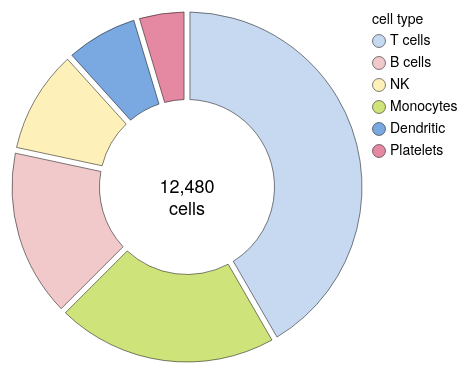

Here is the Vega-Lite specification saved for this chart:
### Vega-Lite specification from a JSON file in a GitHub repository (floating-point values rounded to 4 significant figures)
{"background": null, "config": {"arc": {"fill": "#DBDBDB", "fillOpacity": 1.0, "innerRadius": 43.75, "padAngle": 0.03, "stroke": "black", "strokeOpacity": 1, "strokeWidth": 0.25}, "area": {"fill": "#DBDBDB", "fillOpacity": 1.0, "stroke": "black", "strokeOpacity": 1, "strokeWidth": 0.25}, "axis": {"domain": true, "domainCap": "round", "domainColor": "black", "domainWidth": 0.25, "grid": false, "gridCap": "round", "gridColor": "#F1F1F1", "gridDash": [0, 0], "gridOpacity": 1.0, "gridWidth": 0.25, "labelColor": "black", "labelFont": "Helvetica Neue, HelveticaNeue, Helvetica, Arial, sans-serif", "labelFontSize": 7, "labelFontStyle": "normal", "labelFontWeight": 400, "offset": 4.5, "ticks": true, "tickCap": "round", "tickColor": "black", "tickRound": false, "tickSize": 3, "tickWidth": 0.25, "titleColor": "black", "titleFont": "Helvetica Neue, HelveticaNeue, Helvetica, Arial, sans-serif", "titleFontSize": 7, "titleFontStyle": "normal", "titleFontWeight": 400}, "axisX": {"domain": true, "labelAlign": "center", "labelAngle": 0, "labels": true, "ticks": true, "translate": 0}, "axisY": {"domain": true, "labelAlign": "right", "labelAngle": 0, "labels": true, "ticks": true, "translate": 0}, "axisRight": {"domain": true, "labelAlign": "left", "labelAngle": 0, "labels": true, "ticks": true, "translate": 0}, "axisTop": {"domain": true, "labelAlign": "center", "labelAngle": 0, "labels": true, "ticks": true, "translate": 0}, "axisBand": {"tickOffset": 0}, "bar": {"fill": "#DBDBDB", "fillOpacity": 1.0, "stroke": "black", "strokeOpacity": 1, "strokeWidth": 0.25}, "boxplot": {"size": 15.75, "ticks": {"cornerRadius": 0.25, "fill": "black", "opacity": 1, "size": 7.875, "thickness": 0.25}, "box": {"fillOpacity": 1.0, "stroke": "black", "strokeOpacity": 1, "strokeWidth": 0.25}, "median": {"cornerRadius": 0, "fill": "black", "fillOpacity": 1.0, "opacity": 1, "size": 15.75, "thickness": 0.25}, "rule": {"fill": "black", "fillOpacity": 1.0, "size": 17.5, "stroke": "black", "strokeDash": [0, 0], "strokeOpacity": 1, "strokeWidth": 0.25}, "outliers": {"color": "black", "fill": "black", "fillOpacity": 1.0, "size": 0, "stroke": "black", "strokeOpacity": 1, "strokeWidth": 0.25}}, "circle": {"fill": "black", "fillOpacity": 1.0, "size": 0.875, "stroke": null, "strokeOpacity": 1, "strokeWidth": 0.25}, "errorband": {"band": {"fillOpacity": 0.6, "stroke": null, "strokeWidth": 0.25, "strokeOpacity": 1}, "borders": {"opacity": 0, "strokeOpacity": 0.25, "strokeWidth": 1}}, "errorbar": {"opacity": 1, "rule": {"strokeDash": [0, 0], "strokeWidth": 0.25}, "ticks": {"color": "black", "cornerRadius": 0.125, "opacity": 1, "size": 10.5, "thickness": 0.25}, "thickness": 0.25}, "font": "Helvetica Neue, HelveticaNeue, Helvetica, Arial, sans-serif", "geoshape": {"fill": "#DBDBDB", "fillOpacity": 1.0, "stroke": "black", "strokeOpacity": 1, "strokeWidth": 0.25}, "header": {"labelColor": "black", "labelFont": "Helvetica Neue, HelveticaNeue, Helvetica, Arial, sans-serif", "labelFontSize": 7, "labelFontStyle": "normal", "labelFontWeight": 400, "titleColor": "black", "titleFont": "Helvetica Neue, HelveticaNeue, Helvetica, Arial, sans-serif", "titleFontSize": 7, "titleFontStyle": "normal", "titleFontWeight": 400, "titlePadding": 0}, "legend": {"disable": false, "offset": 4.5, "titlePadding": 4, "labelOffset": 2, "gradientLabelOffset": 2, "gradientLength": 87.5, "gradientThickness": 8.75, "gradientOpacity": 1.0, "gradientStrokeColor": "black", "gradientStrokeWidth": 0.25, "labelColor": "black", "labelFont": "Helvetica Neue, HelveticaNeue, Helvetica, Arial, sans-serif", "labelFontSize": 7, "labelFontStyle": "normal", "labelFontWeight": 400, "strokeColor": "black", "strokeWidth": 0, "symbolSize": 42, "symbolStrokeColor": "black", "symbolStrokeWidth": 0.25, "titleColor": "black", "titleFont": "Helvetica Neue, HelveticaNeue, Helvetica, Arial, sans-serif", "titleFontSize": 7, "titleFontStyle": "normal", "titleFontWeight": 400}, "line": {"color": "black", "stroke": "black", "strokeCap": "round", "strokeDash": [0, 0], "strokeOpacity": 1, "strokeWidth": 0.375}, "point": {"filled": true, "fill": "#DBDBDB", "fillOpacity": 1.0, "size": 8.75, "stroke": "black", "strokeOpacity": 1, "strokeWidth": 0.25}, "range": {"category": ["#C6D9F1", "#F1C9CB", "#FEF0B9", "#CEE37A", "#7AA8E0", "#E589A3", "#FDDD5D", "#68B961", "#4177B1", "#C35082", "#E5C227", "#438156"], "diverging": {"scheme": ["#C35082", "#CE6D94", "#D989A7", "#E2A4BA", "#EABFCE", "#F1DBE2", "#F6F6F6", "#D7E0EB", "#B9CBE0", "#9BB6D5", "#7DA1C9", "#5F8CBD", "#4177B1"]}, "heatmap": {"scheme": ["#32022B", "#43044D", "#4C196E", "#4D338C", "#484DA6", "#3A68BB", "#1D83CA", "#1D9CCB", "#23B5C9", "#28CDC5", "#4DE0B4", "#91EE9F"]}, "ordinal": {"scheme": ["#F1F1F1", "#DBDBDB", "#C6C6C6", "#B2B2B2", "#9D9D9D", "#898989", "#767676", "#636363", "#515151", "#404040", "#2F2F2F", "#1F1F1F"]}, "ramp": {"scheme": ["#32022B", "#43044D", "#4C196E", "#4D338C", "#484DA6", "#3A68BB", "#1D83CA", "#1D9CCB", "#23B5C9", "#28CDC5", "#4DE0B4", "#91EE9F"]}}, "rule": {"color": "black", "stroke": "black", "strokeCap": "round", "strokeDash": [2, 2], "strokeOpacity": 1, "strokeWidth": 0.25}, "scale": {"bandPaddingInner": 0.1, "bandPaddingOuter": 0.1, "round": false}, "rect": {"fill": "#DBDBDB", "fillOpacity": 1.0, "stroke": "black", "strokeOpacity": 1, "strokeWidth": 0.25}, "square": {"fill": "#DBDBDB", "fillOpacity": 1.0, "size": 17.5, "stroke": "black", "strokeOpacity": 1, "strokeWidth": 0.25}, "text": {"color": "black", "font": "Helvetica Neue, HelveticaNeue, Helvetica, Arial, sans-serif", "fontSize": 7, "fontStyle": "normal", "fontWeight": 400}, "tick": {"color": "black", "cornerRadius": 0.125, "opacity": 1.0, "size": 15.75, "thickness": 0.25}, "title": {"anchor": "middle", "frame": "group", "color": "black", "font": "Helvetica Neue, HelveticaNeue, Helvetica, Arial, sans-serif", "fontSize": 7, "fontStyle": "normal", "fontWeight": 400, "subtitleColor": "black", "subtitleFont": "Helvetica Neue, HelveticaNeue, Helvetica, Arial, sans-serif", "subtitleFontSize": "Helvetica Neue, HelveticaNeue, Helvetica, Arial, sans-serif", "subtitleFontStyle": "normal", "subtitleFontWeight": 400}, "trail": {"color": "black", "opacity": 1, "size": 0.375}, "view": {"continuousWidth": 175, "continuousHeight": 175, "discreteWidth": 175, "discreteHeight": 175, "fill": null, "stroke": null, "strokeWidth": 0.25}}, "layer": [{"data": {"name": "data-b2bdd333513c9b35ab5be7da88949bb7"}, "mark": {"type": "arc"}, "encoding": {"color": {"field": "cell type", "legend": {"title": "cell type"}, "sort": ["T cells", "B cells", "NK", "Monocytes", "Dendritic", "Platelets"], "type": "nominal"}, "order": {"field": "cells", "sort": "descending", "type": "quantitative"}, "theta": {"field": "cells", "stack": true, "type": "quantitative"}}}, {"data": {"name": "data-06a8e6cc43b7a12013262361e69121aa"}, "mark": {"type": "text", "fontSize": 9, "lineBreak": "\n"}, "encoding": {"text": {"field": "label", "type": "nominal"}}}], "$schema": "https://vega.github.io/schema/vega-lite/v6.4.1.json", "datasets": {"data-b2bdd333513c9b35ab5be7da88949bb7": [{"cell type": "T cells", "cells": 5200}, {"cell type": "B cells", "cells": 1980}, {"cell type": "NK", "cells": 1240}, {"cell type": "Monocytes", "cells": 2600}, {"cell type": "Dendritic", "cells": 880}, {"cell type": "Platelets", "cells": 580}], "data-06a8e6cc43b7a12013262361e69121aa": [{"label": "12,480\ncells"}]}}
